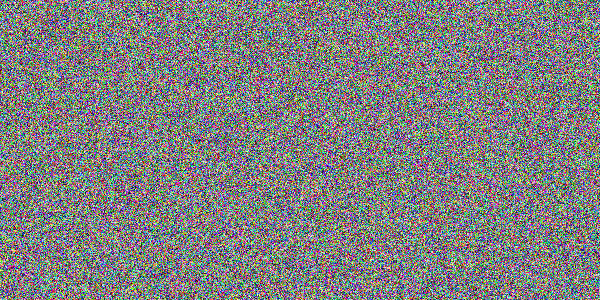
Frame 1 (no input)
Frame 60 (the mouse pressed at the canvas centre just before this capture): identical to frame 1, image omitted
Frame 120 (the mouse held since frame 60 and released just before this capture): identical to frame 1, image omitted

The Processing sketch that drew this single still picture (run headless with seeded random() and noise(); from frame 60 on, the mouse is pressed at the canvas centre):

// Processing sketch: pixels02_frame
// ── pixels02_frame.pde
void setup(){
  size(600,300);
  colorPixels();
}

void draw(){
}

void colorPixels(){
  loadPixels();
  for(int i = 0 ; i < pixels.length ; i++){
    pixels[i]=color(random(256),random(256),random(256));
  }
  updatePixels();
}

void keyPressed(){
  colorPixels();
}

void mousePressed(){
  color pixel = pixels[ mouseX + mouseY * width];
  float red = red(pixel);
  float green = green(pixel);
  float blue = blue(pixel);
  println("Red: "+red+", Green: "+green+", Blue: "+blue);
}
